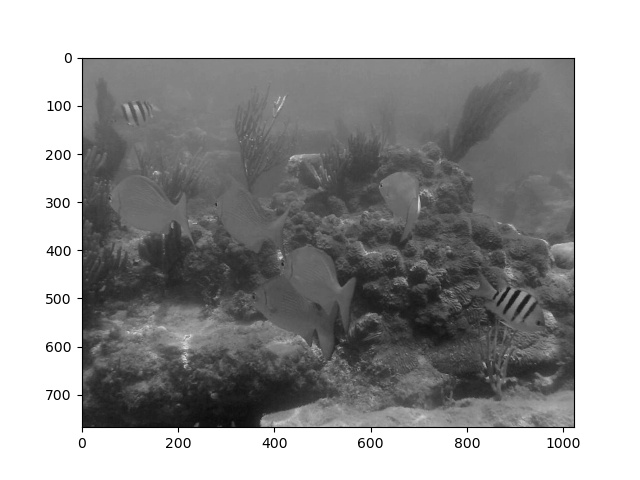
#> input picture erock_gray.jpg, 640 x 480 px
$ python tempCodeRunnerFile.py
#> lines starting #> are read from the running program, lines starting #| are printed output that depends on the picture; after the words box and inside, x2 and y2 are one past the last pixel; in counts of white or black regions, pixels touching at a corner belong together

# import the necessary packages
import cv2
import numpy as np
import matplotlib.pyplot as plt

# read the image
img = cv2.imread(r"./erock_gray.jpg", 0)
#> img is the input picture: shape (480, 640); min 0, max 255, mean 157.8

# binarize the image
binr = cv2.threshold(img, 0, 255, cv2.THRESH_BINARY+cv2.THRESH_OTSU)[1]
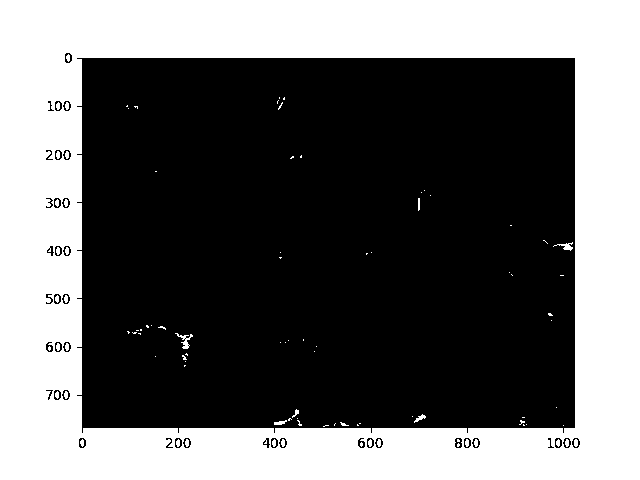
#> binr: shape (480, 640); 40.3% white; 96 white regions (62 under 20 px), largest, box (x1, y1, x2, y2) and area: (0, 0, 640, 480) 122632, (175, 333, 193, 349) 95, (553, 242, 573, 251) 68

# define the kernel
kernel = np.ones((3, 3), np.uint8)

# invert the image
invert = cv2.bitwise_not(binr)

# use morph gradient
morph_gradient = cv2.morphologyEx(invert,
                                  cv2.MORPH_GRADIENT,
                                  kernel)
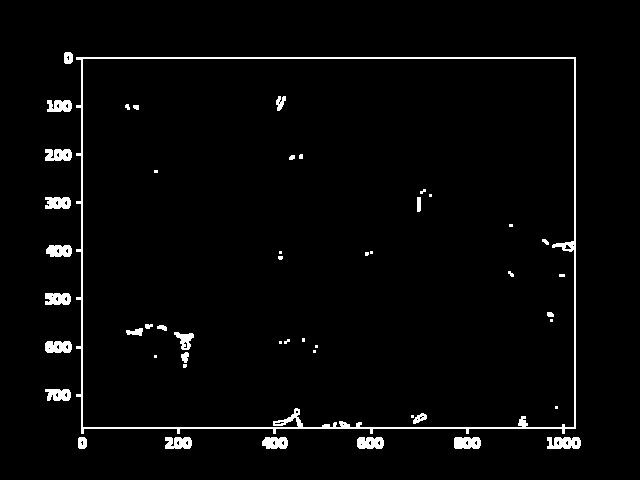
#> morph_gradient: shape (480, 640); 2.8% white; 49 white regions (20 under 20 px), largest, box (x1, y1, x2, y2) and area: (76, 57, 576, 434) 4181, (547, 437, 581, 449) 334, (454, 437, 481, 449) 290

# print the output
plt.imshow(morph_gradient, cmap='gray')
plt.show()
